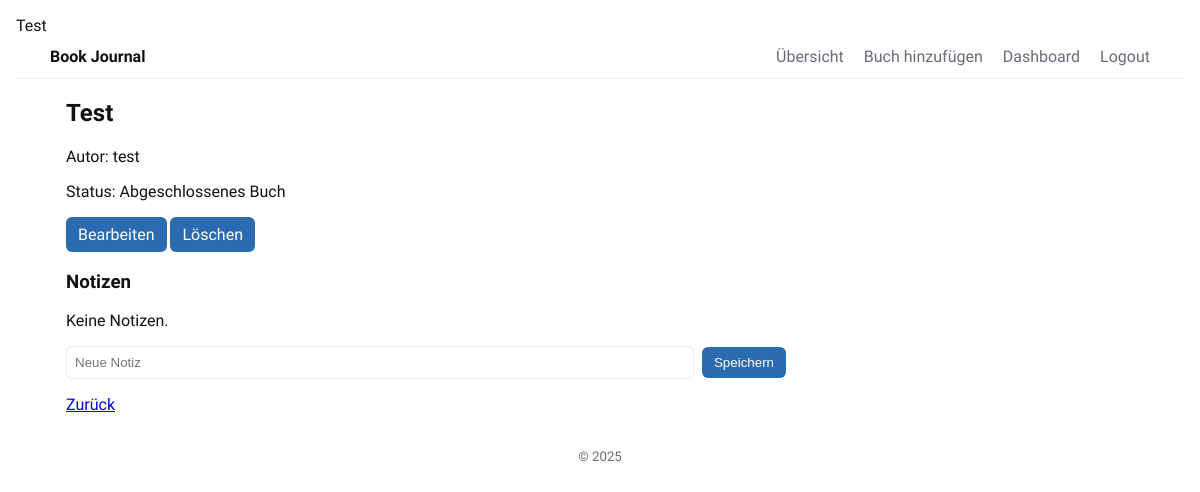
The app's page /book/5 (signed in), older data.
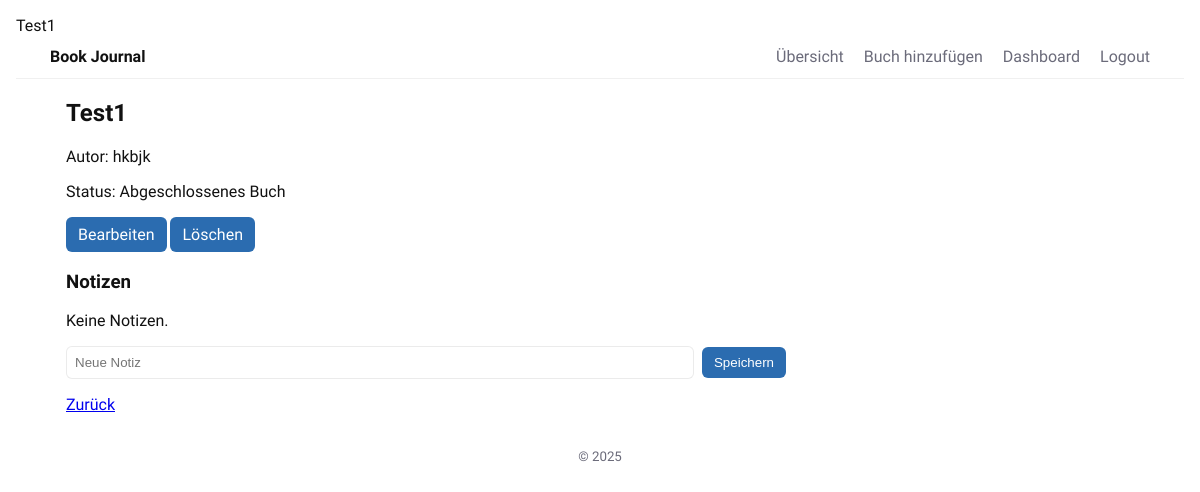
The same page, newer data.
### Main.py (models this page shows)
class Book(Base):
    __tablename__ = "books"                                                                         # Name der Tabelle in der Datenbank: "books"
    id = Column(Integer, primary_key=True)                                                          # Primärschlüssel: Eindeutige ID für jedes Buch
    title = Column(String, nullable=False)                                                          # Titel des Buches
    author = Column(String)                                                                         # Autor des Buches
    status = Column(String, default="Geplantes Buch")                                               # Status des Buches, Standardwert "Geplantes Buch"
    user_id = Column(Integer, ForeignKey("users.id"), nullable=False)                               # ID des zugehörigen Users
    notes = relationship("Note", back_populates="book", cascade="all, delete")                      # Beziehung zu Notizen, wenn Buch gelöscht wird, werden auch alle Notizen gelöscht
    user = relationship("User", back_populates="books")                                             # Beziehung: Ein Buch gehört genau einem User

### Main.py (the view, shortened to what this page needs)
@app.route('/book/<int:book_id>', methods=['GET', 'POST'])
def book_detail(book_id):
    if not session.get('user_id'):
        return redirect(url_for('login'))
    book = get_book(book_id, session['user_id'])                                 # Das Buch des aktuellen Users anhand der Buch-ID abrufen
    if not book:                                                                 # Prüfen, ob das Buch existiert
        return "Buch nicht gefunden", 404                                        # Fehler 404, falls das Buch nicht existiert oder nicht zum User gehört
    return render_template('book.html', book=book)                              # Rendern der Buchdetailseite mit den Buchdaten

### Main.py (called while the page is built)
def get_book(book_id, user_id):
    return db_session.query(Book).filter(Book.id == book_id, Book.user_id == user_id).first()       # Abrufen eines bestimmten Buches eines bestimmten Users

### templates/book.html (shortened to what this page needs)
{% extends "base.html" %}
{% block content %}
  <article class="book-detail">
    <h1>{{ book.title }}</h1>
    <p class="meta">Autor: {{ book.author }}</p>
    <p class="status">Status: {{ book.status }}</p>
    <div class="book-actions">
      <a class="btn" href="{{ url_for('edit_book', book_id=book.id) }}">Bearbeiten</a>
      <a class="btn btn-delete" href="{{ url_for('delete_book', book_id=book.id) }}">Löschen</a>
    </div>
    <h3>Notizen</h3>
    <div class="notes">
    {% for note in book.notes %}
      <p>{{ note.created_at.strftime('%d.%m.%Y') }} — {{ note.text }}</p>
      <!--
        Zeigt: Datum der Notiz (formatiert als DD.MM.YYYY) + Text der Notiz
        .strftime() wird im Template ausgeführt → erlaubt Datumformatierung
      -->
    {% else %}
      <p>Keine Notizen.</p>
    {% endfor %}
    </div>
    <form method="post" class="note-form">
      <input type="text" name="note" placeholder="Neue Notiz" required>
      <button type="submit">Speichern</button>
    </form>
    <p><a href="{{ url_for('index') }}">Zurück</a></p>
  </article>
{% endblock %}

Row changes from the older to the newer data that the page shows:
changed Book "Abgeschlossenes Buch": title "Test" → "Test1"; author "test" → "hkbjk"
Text that changed along with them:
text written by a page script: "Test" → "Test1"
